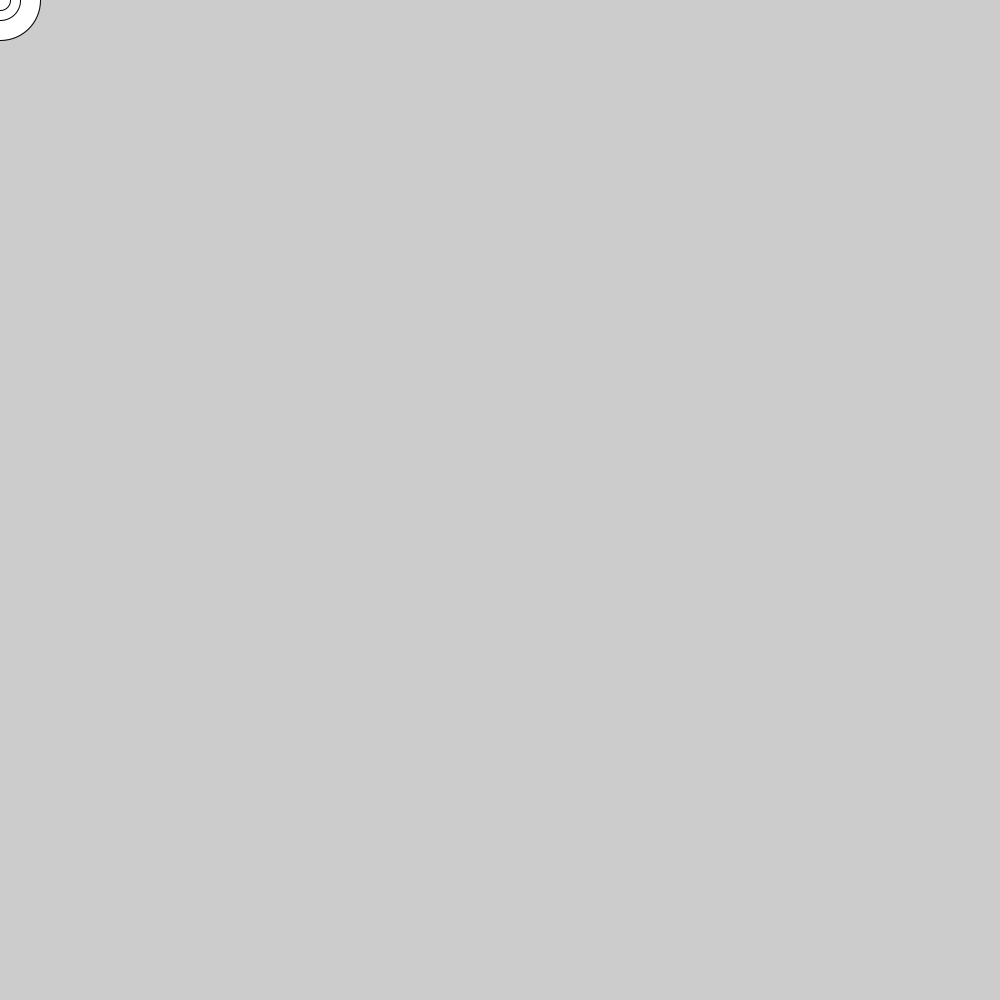
Frame 1 (no input)
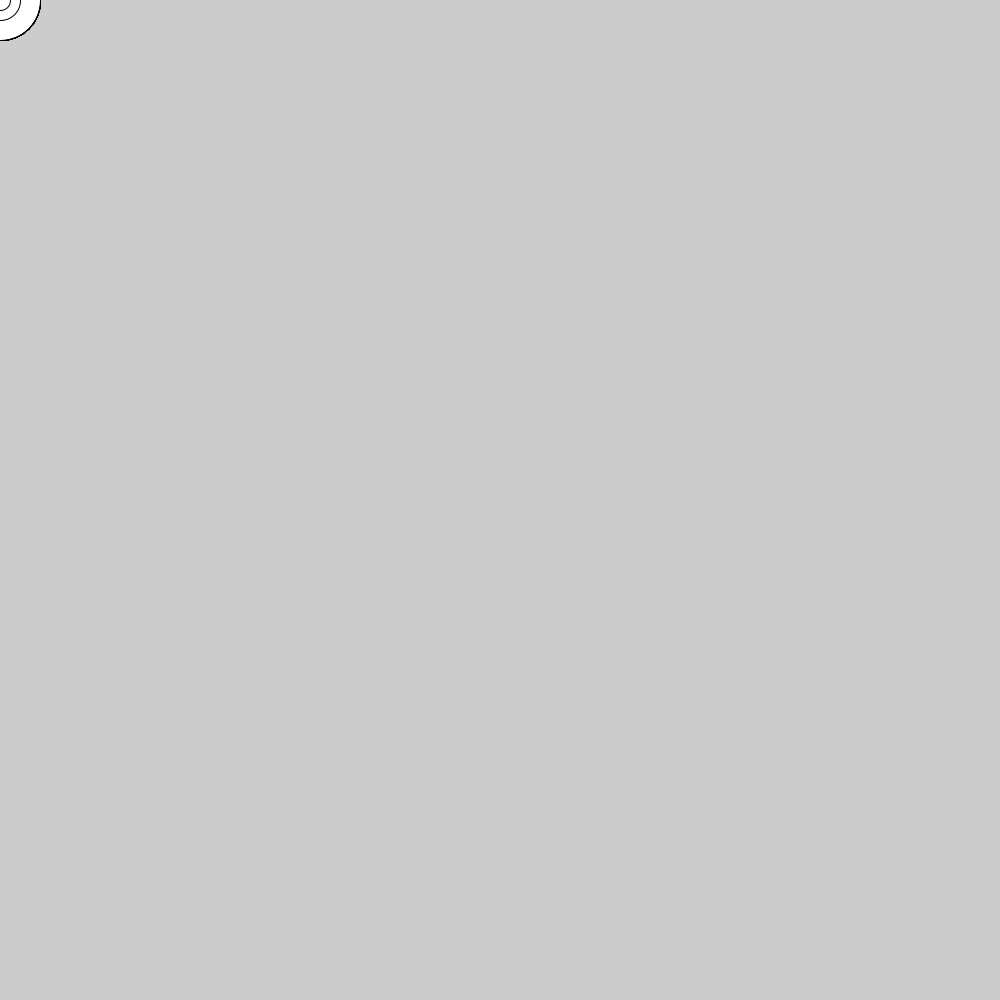
Frame 60 (the mouse pressed at the canvas centre just before this capture)
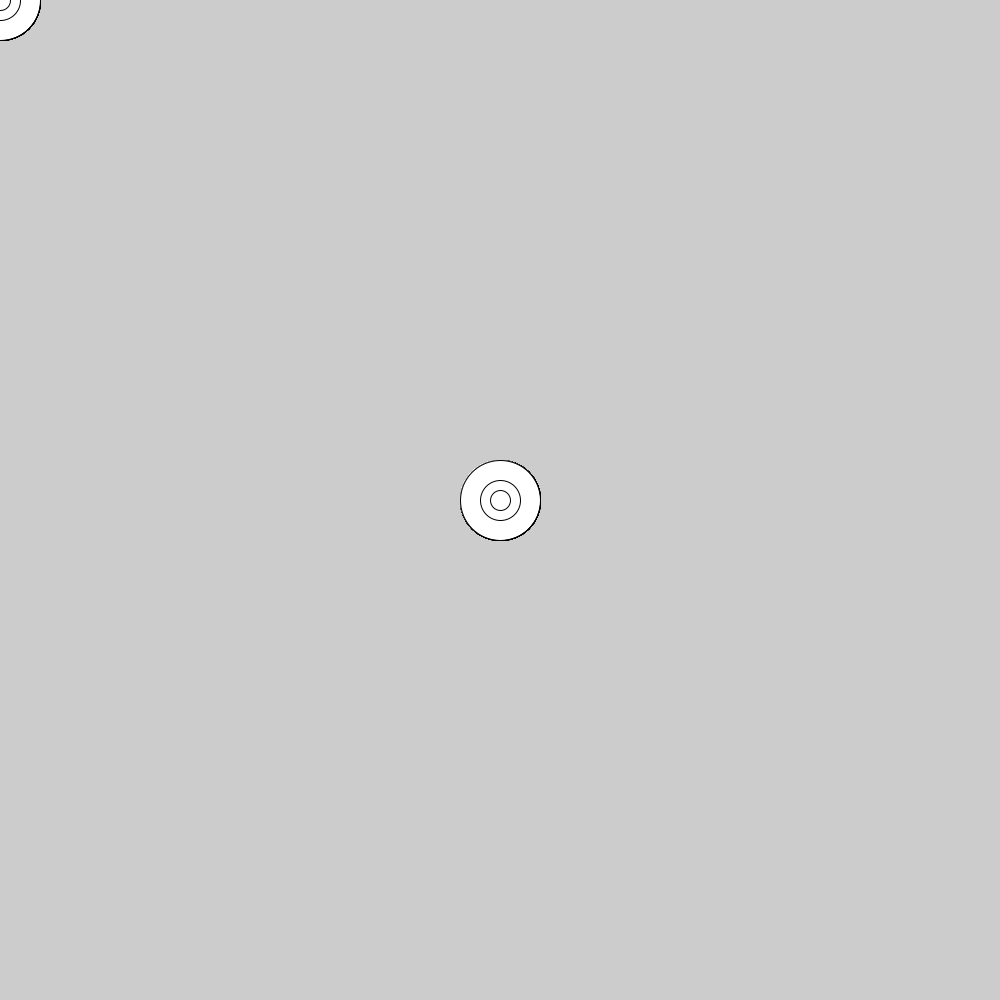
Frame 120 (the mouse held since frame 60 and released just before this capture)

The Processing sketch that drew these frames (run headless with seeded random() and noise(); from frame 60 on, the mouse is pressed at the canvas centre):

// Processing sketch: exercise_4
// ── exercise_4.pde
void setup()
{
size(1000,1000);
}

void draw()
{
ellipse(mouseX,mouseY,80,80);
ellipse(mouseX,mouseY,40,40);
ellipse(mouseX,mouseY,20,20);
}
